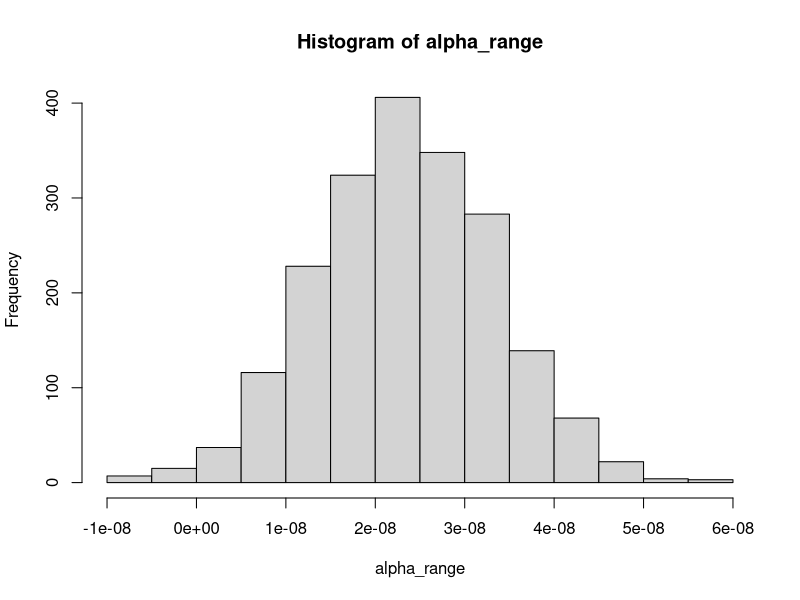
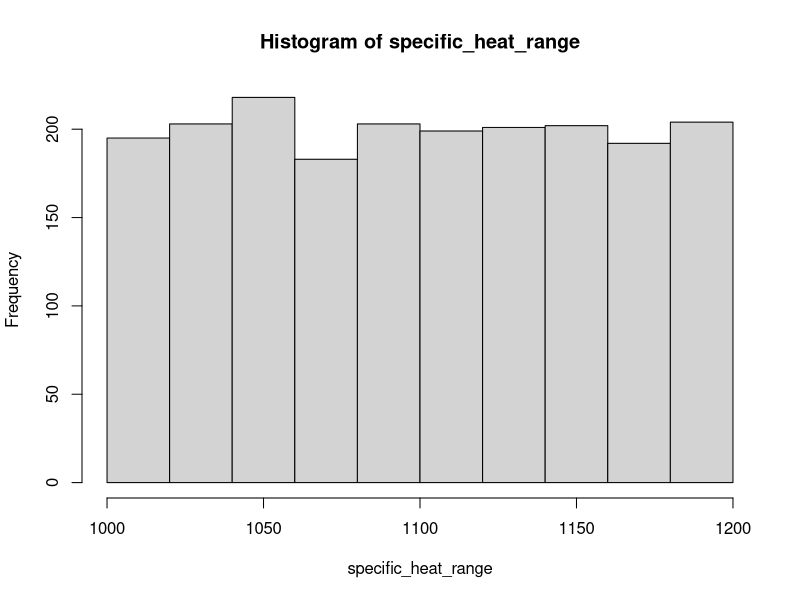
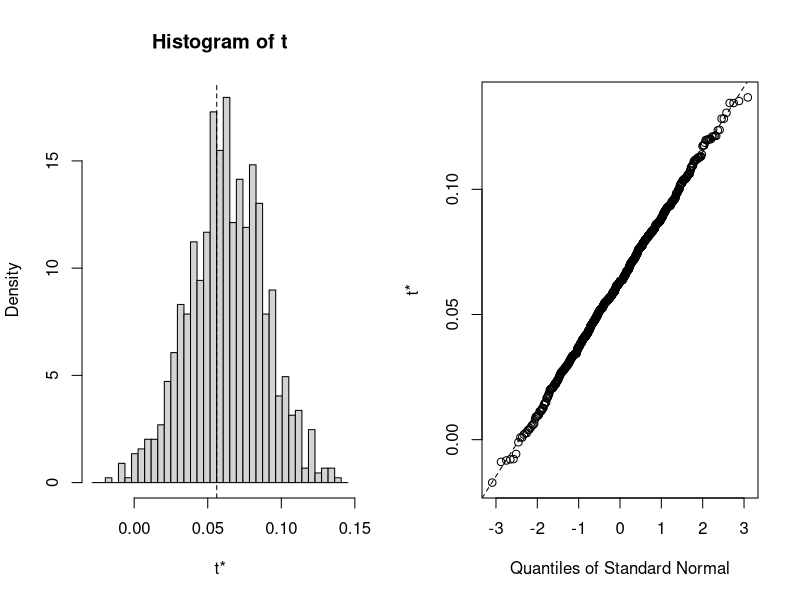

Reproduce these figures in R, in order.
library(boot)
#select alpha values with mean and sd of previously determined values
alpha_range<-rnorm(n=2000, mean=2.359007*10^-08, sd=9.987034*10^-09) #0 to 10 cm
alpha<-1.220921e-06
hist(alpha_range)
#select values for specific heat capacity
specific_heat_range<-runif(n=2000, min=1000, max=1200) #mean=1140, sd=25) 
hist(specific_heat_range)
range(specific_heat_range)
#density 
density<-2.409*1000 #kg/m^3

#create input dataframe to bootstrap from
dat<-data.frame("alpha"=alpha_range, "Cv"=specific_heat_range*density)
#dat<-data.frame("alpha"=rep(7.13*10^-8), "Cv"=specific_heat_range*density)
str(dat)
#define function 
cond<-function(dat=dat, indices){
  dt<-dat[indices,]
  c(dt[,1]*dt[,2])
}

#bootstrap
test<-boot::boot(data = dat, statistic=cond, R=1000)
plot(test)
#calculate confidence intervals
boot.ci(test,type = "perc", conf = 0.95)
#get value for k
